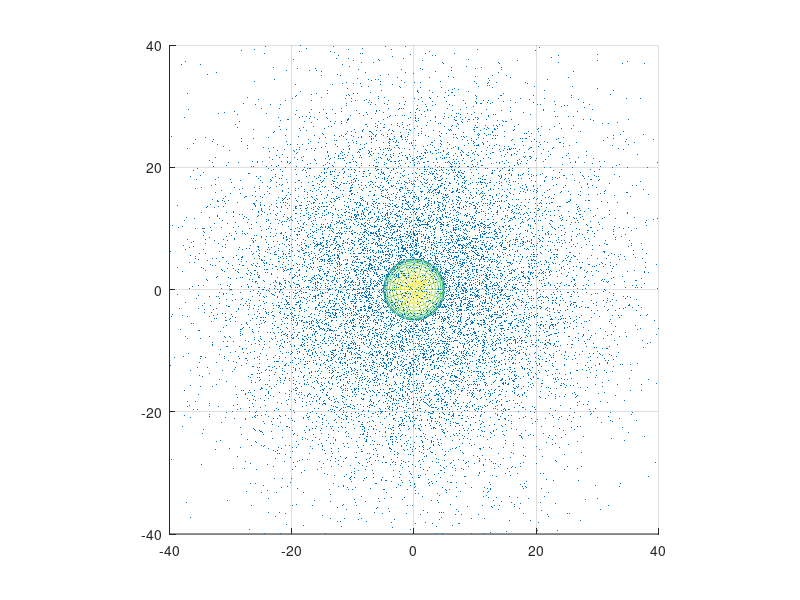

The MATLAB script that drew this image: (Note: this script raises an error after producing the figure.)
%http://onlinelibrary.wiley.com/doi/10.1111/j.1574-6968.2001.tb10662.x/full
%link for bacteria swimming speed.
%Ill take it 50 micrometers per second.

%Step size. (Seconds).
step = 10^-4;
speed = 40;
time = 5;
cell_radius = 5;
nanobot_coor = [-30, 0, 0];
nanobot_radius = 2;
num_of_molecules = 100000;
std = 15;

molecules = normrnd(0, std, [num_of_molecules, 3]);
% x = molecules;
% t = cell_radius./sqrt(sum(x.^2, 2));
% molecules = molecules + t.*molecules;


scatter3( molecules(:,1) , molecules(:,2) , molecules(:,3) , 0.1 , 'fill' )

arrival_times = zeros(time/step,1);

bias = [0,0,0];

q = normrnd(0, 0.001, [1, 3]);
x = (speed*step)./sqrt(sum(q.^2, 2)).*q;

old_hitt = 0;

[X,Y,Z] = sphere;
h = figure(1);
axis tight manual;
filename = 'testAnimated.gif';

for i = 1:time/step
       
    nanobot_coor = nanobot_coor + x;
    hitt = sum((sum((molecules - nanobot_coor).^2, 2) <= nanobot_radius^2));   
    if(hitt > old_hitt)
        bias = (bias * 0.99 +  x * 0.01 );
        old_hitt = hitt;
    elseif(hitt < old_hitt)
        bias = (bias * 0.99 - x * 0.01);
        old_hitt = hitt; 
    elseif(hitt == 0)
        bias = [0,0,0]; %%???
        old_hitt = hitt;
    else
        old_hitt = hitt;
    end      
    q = normrnd(0, 1, [1, 3]);
    x = ((speed*step)./sqrt(sum(q.^2 , 2))).*q * 0.5  ...
        + ((speed*step)./sqrt(sum(bias.^2 , 2))).*bias * 0.5; 
    x(isnan(x)) = 0;
    %arrival_times(i) = sum((nanobot_coor).^2, 2);  
    
    if(mod(i, 500) == 1)
        hold on
        mesh(X*5 , Y*5 , Z*5);
        surf(X*0.1 + nanobot_coor(1), Y*0.1 + nanobot_coor(2), Z*0.1 + nanobot_coor(3));
        axis([-40  40   -40  40   -40  40]);
        view(0,90);
        axis square;
        refreshdata;
        drawnow;
        frame = getframe(h); 
        im = frame2im(frame); 
        [imind,cm] = rgb2ind(im,256); 
        if i == 1 
             imwrite(imind,cm,filename,'gif', 'Loopcount',inf); 
        else
            imwrite(imind,cm,filename,'gif','WriteMode','append');
        end 
    end
end

%plot(arrival_times)
